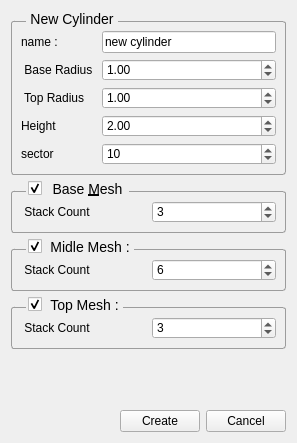
<?xml version="1.0" encoding="UTF-8"?>
<ui version="4.0">
 <class>FGECreateCylinderMeshPropertiesForm</class>
 <widget class="QWidget" name="FGECreateCylinderMeshPropertiesForm">
  <property name="geometry">
   <rect>
    <x>0</x>
    <y>0</y>
    <width>297</width>
    <height>443</height>
   </rect>
  </property>
  <property name="windowTitle">
   <string>Form</string>
  </property>
  <property name="styleSheet">
   <string notr="true">QGroupBox {
    border: 1px solid ;
	border-color: rgb(156, 156, 156);
    margin-top: 10px;
    font-size: 14px;
    border-radius: 3px;
}

QGroupBox::title {
	top:0px;
	left : 15px;
    subcontrol-origin: margin;
    subcontrol-position: top left;
    padding: 0px 2px;
}
</string>
  </property>
  <layout class="QGridLayout" name="gridLayout_5">
   <item row="0" column="0" colspan="3">
    <widget class="QGroupBox" name="groupBox_2">
     <property name="title">
      <string>New Cylinder</string>
     </property>
     <layout class="QGridLayout" name="gridLayout">
      <item row="0" column="1">
       <widget class="QLineEdit" name="name_object_lineEdit">
        <property name="text">
         <string>new cylinder</string>
        </property>
       </widget>
      </item>
      <item row="1" column="0">
       <widget class="QLabel" name="label">
        <property name="text">
         <string> Base Radius </string>
        </property>
       </widget>
      </item>
      <item row="1" column="1">
       <widget class="QDoubleSpinBox" name="base_radius_doubleSpinBox">
        <property name="maximum">
         <double>999999.989999999990687</double>
        </property>
        <property name="value">
         <double>1.000000000000000</double>
        </property>
       </widget>
      </item>
      <item row="2" column="0">
       <widget class="QLabel" name="label_2">
        <property name="text">
         <string> Top Radius </string>
        </property>
       </widget>
      </item>
      <item row="2" column="1">
       <widget class="QDoubleSpinBox" name="top_radius_doubleSpinBox">
        <property name="maximum">
         <double>999999.989999999990687</double>
        </property>
        <property name="value">
         <double>1.000000000000000</double>
        </property>
       </widget>
      </item>
      <item row="3" column="0">
       <widget class="QLabel" name="label_3">
        <property name="text">
         <string>Height </string>
        </property>
       </widget>
      </item>
      <item row="3" column="1">
       <widget class="QDoubleSpinBox" name="height_doubleSpinBox">
        <property name="maximum">
         <double>999999.989999999990687</double>
        </property>
        <property name="value">
         <double>2.000000000000000</double>
        </property>
       </widget>
      </item>
      <item row="0" column="0">
       <widget class="QLabel" name="label_7">
        <property name="text">
         <string>name :</string>
        </property>
       </widget>
      </item>
      <item row="4" column="0">
       <widget class="QLabel" name="label_8">
        <property name="text">
         <string>sector</string>
        </property>
       </widget>
      </item>
      <item row="4" column="1">
       <widget class="QSpinBox" name="sector_spinBox">
        <property name="minimum">
         <number>3</number>
        </property>
        <property name="maximum">
         <number>999999</number>
        </property>
        <property name="value">
         <number>10</number>
        </property>
       </widget>
      </item>
     </layout>
    </widget>
   </item>
   <item row="4" column="1">
    <spacer name="verticalSpacer">
     <property name="orientation">
      <enum>Qt::Vertical</enum>
     </property>
     <property name="sizeHint" stdset="0">
      <size>
       <width>20</width>
       <height>20</height>
      </size>
     </property>
    </spacer>
   </item>
   <item row="5" column="0">
    <spacer name="horizontalSpacer">
     <property name="orientation">
      <enum>Qt::Horizontal</enum>
     </property>
     <property name="sizeHint" stdset="0">
      <size>
       <width>102</width>
       <height>20</height>
      </size>
     </property>
    </spacer>
   </item>
   <item row="5" column="1">
    <widget class="QPushButton" name="create_pushButton">
     <property name="text">
      <string>Create</string>
     </property>
    </widget>
   </item>
   <item row="5" column="2">
    <widget class="QPushButton" name="pushButton_2">
     <property name="text">
      <string>Cancel</string>
     </property>
    </widget>
   </item>
   <item row="3" column="0" colspan="3">
    <widget class="QGroupBox" name="top_mesh_groupBox">
     <property name="title">
      <string>Top Mesh :</string>
     </property>
     <property name="checkable">
      <bool>true</bool>
     </property>
     <layout class="QGridLayout" name="gridLayout_4">
      <item row="0" column="1">
       <widget class="QSpinBox" name="top_stack_count_spinBox">
        <property name="minimum">
         <number>1</number>
        </property>
        <property name="maximum">
         <number>999999</number>
        </property>
        <property name="value">
         <number>3</number>
        </property>
       </widget>
      </item>
      <item row="0" column="0">
       <widget class="QLabel" name="label_6">
        <property name="text">
         <string> Stack Count </string>
        </property>
       </widget>
      </item>
     </layout>
    </widget>
   </item>
   <item row="2" column="0" colspan="3">
    <widget class="QGroupBox" name="midle_mesh_groupBox">
     <property name="title">
      <string>Midle Mesh :</string>
     </property>
     <property name="checkable">
      <bool>true</bool>
     </property>
     <layout class="QGridLayout" name="gridLayout_3">
      <item row="0" column="1">
       <widget class="QSpinBox" name="midle_stack_count_spinBox">
        <property name="minimum">
         <number>1</number>
        </property>
        <property name="maximum">
         <number>999999</number>
        </property>
        <property name="value">
         <number>6</number>
        </property>
        <property name="displayIntegerBase">
         <number>10</number>
        </property>
       </widget>
      </item>
      <item row="0" column="0">
       <widget class="QLabel" name="label_5">
        <property name="text">
         <string> Stack Count </string>
        </property>
       </widget>
      </item>
     </layout>
    </widget>
   </item>
   <item row="1" column="0" colspan="3">
    <widget class="QGroupBox" name="base_mesh_groupBox">
     <property name="title">
      <string>Base &amp;Mesh</string>
     </property>
     <property name="checkable">
      <bool>true</bool>
     </property>
     <layout class="QGridLayout" name="gridLayout_2">
      <item row="0" column="1">
       <widget class="QSpinBox" name="base_tack_count_spinBox">
        <property name="minimum">
         <number>1</number>
        </property>
        <property name="maximum">
         <number>999999</number>
        </property>
        <property name="value">
         <number>3</number>
        </property>
        <property name="displayIntegerBase">
         <number>10</number>
        </property>
       </widget>
      </item>
      <item row="0" column="0">
       <widget class="QLabel" name="label_4">
        <property name="text">
         <string> Stack Count </string>
        </property>
       </widget>
      </item>
     </layout>
    </widget>
   </item>
  </layout>
 </widget>
 <resources/>
 <connections/>
</ui>
